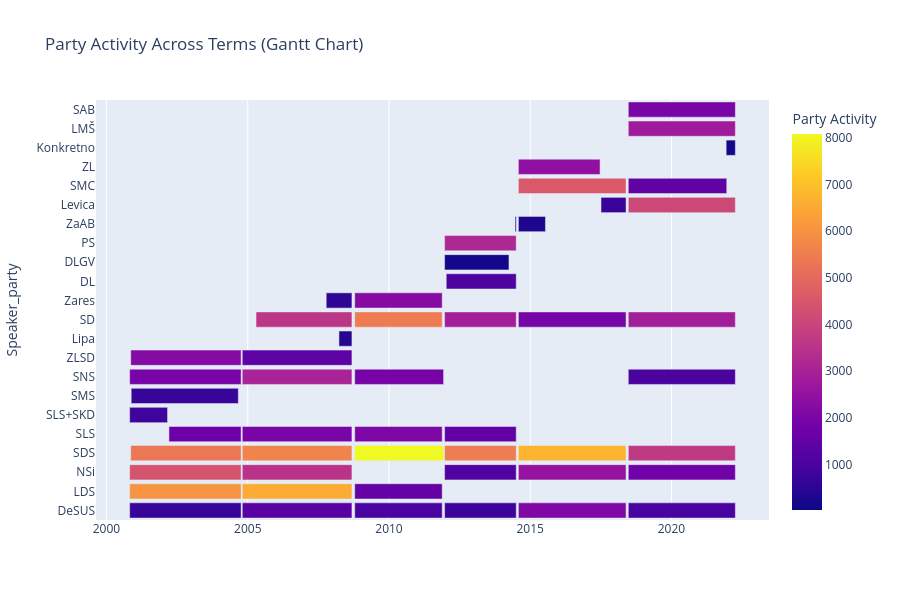

The code cell stored with this chart in its notebook:
### Code cell
import plotly.express as px
from PIL import Image

## Plot 1: ALL parties as are
fig = px.timeline(
    activity,
    x_start="Start_date",
    x_end="End_date",
    y="Speaker_party",
    color="Speech_count",
    title="Party Activity Across Terms (Gantt Chart)",
    labels={"Speech_count": "Party Activity"},
)
fig.update_layout(
    height=600  # Set the height to your desired value
)

#fig.write_html("./Figures/Sentiment_Analysis/Parties/Party_activity_Gantt.html")
fig.write_image("./Figures/Sentiment_Analysis/Utterances/Party_activity.png")

fig.show()
